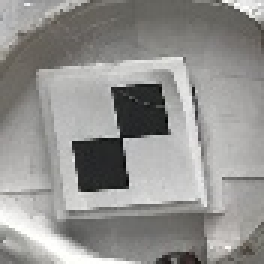
#> input picture crop1.jpg, 88 x 88 px (shown 3 times larger)
$ python detect_circles_clean.py   (Python 2 division)   (older library calls are emulated)
#> lines starting #> are read from the running program, lines starting #| are printed output that depends on the picture
# import the necessary packages
import numpy as np
import argparse
import cv2

# [8 lines of commented-out code are left out]
filename = 'crop1.jpg'
W = 1000.
oriimg = cv2.imread(filename,cv2.CV_LOAD_IMAGE_COLOR)
#> oriimg is the input picture: shape (88, 88, 3); mean B, G, R 144, 146.4, 147.2
height, width, depth = oriimg.shape
#> height = 88; width = 88; depth = 3
imgScale = W/width
#> imgScale = 11.36
newX,newY = oriimg.shape[1]*imgScale, oriimg.shape[0]*imgScale
#> newX = 1000; newY = 1000
image = cv2.resize(oriimg,(int(newX),int(newY)))
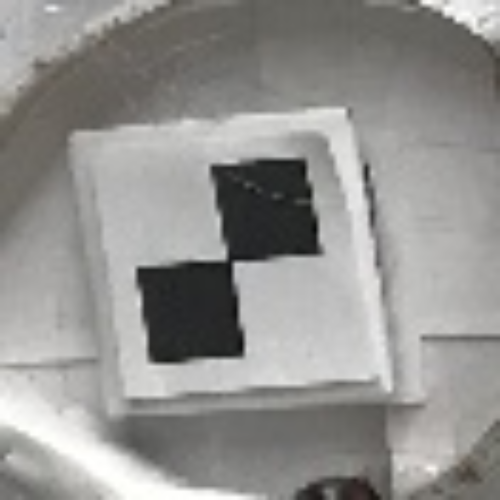
#> image: shape (1000, 1000, 3) (shown at 1/2 size); mean B, G, R 143.9, 146.3, 147


output = image.copy()
gray = cv2.cvtColor(image, cv2.COLOR_BGR2GRAY)

# detect circles in the image
circles = cv2.HoughCircles(gray, cv2.cv.CV_HOUGH_GRADIENT, 1.2, 1) #, param1=128, minRadius=10, maxRadius=50)
#> circles = None

def max(x,y):
   if (x>y):
      return x
   else:
      return y

def sortFunction(r,x,y):
   return max(y-500, 0)**4+ r*r


def circle_helper(image):
   output = image.copy()
   gray = cv2.cvtColor(image, cv2.COLOR_BGR2GRAY)
   # detect circles in the image
   circles = cv2.HoughCircles(gray, cv2.cv.CV_HOUGH_GRADIENT, 1, 1,  minRadius=0, maxRadius=20)
   # ensure at least some circles were found
   if circles is not None:
           # convert the (x, y) coordinates and radius of the circles to integers
           circles = np.round(circles[0, :]).astype("int")
           # loop over the (x, y) coordinates and radius of the circles
           for (x, y, r) in circles:
                   # draw the circle in the output image, then draw a rectangle
                   # corresponding to the center of the circle
                     cv2.putText(output, str(r)+","+str(x)+","+str(y), (x,y),cv2.FONT_HERSHEY_SIMPLEX, .5, (255,0,0),2) #  Scalar(0,0,255,255), 2)
                     cv2.circle(output, (x, y), r, (0, 255, 0), 4)
                     cv2.rectangle(output, (x - 5, y - 5), (x + 5, y + 5), (0, 128, 255), -1)
                     cv2.rectangle(output, (x - r, y - r), (x + r, y + r), (0, 128, 255), 4)
           # show the output image
           cv2.imwrite("detect_circles_img.jpg", image)
           print "wrote image"
           cv2.imshow("output", np.hstack([image, output]))
           print "showing ooutput"
           cv2.waitKey(0)
   else:
      print "no circles detected"


# ensure at least some circles were found
if circles is not None:
	# convert the (x, y) coordinates and radius of the circles to integers
	circles = np.round(circles[0, :]).astype("int")

	# loop over the (x, y) coordinates and radius of the circles
	radiusList = []
        for (x, y, r) in circles:
		# draw the circle in the output image, then draw a rectangle
		# corresponding to the center of the circle
                print "radius: ", r, ", x: ", x,", y:", y

                radiusList.append(sortFunction(r,x,y))
		#cv2.circle(output, (x, y), r, (0, 255, 0), 4)
		#cv2.rectangle(output, (x - 5, y - 5), (x + 5, y + 5), (0, 128, 255), -1)
        radiusList.sort()
        goodCircleList = []
 	for (x, y, r) in circles:
		# draw the circle in the output image, then draw a rectangle
		# corresponding to the center of the circle
                if (sortFunction(r,x,y)<=radiusList[5]):
		  cv2.putText(output, str(r)+","+str(x)+","+str(y), (x,y),cv2.FONT_HERSHEY_SIMPLEX, .5, (255,0,0),2) #  Scalar(0,0,255,255), 2)
                  cv2.circle(output, (x, y), r, (0, 255, 0), 4)
		  cv2.rectangle(output, (x - 5, y - 5), (x + 5, y + 5), (0, 128, 255), -1)
                  cv2.rectangle(output, (x - r, y - r), (x + r, y + r), (0, 128, 255), 4)

                  goodCircleList.append([r,x,y])

        counter=0
        for (r,x,y) in goodCircleList:
            print "r: ", r, ", x: ", x,", y: ",y
            print "crop-dim: ","(",x-r,":",x+r,") (",y-r,":",y+r,")"
            crop1 = image[ y-r:y+r, x-r:x+r]
            cv2.imwrite("crop"+str(counter)+".jpg", crop1)
            counter = counter+1
            circle_helper(crop1)


	# show the output image

        cv2.imwrite("detect_circles_img.jpg", image)
	print "wrote image"
        cv2.imshow("output", np.hstack([image, output]))
	print "showing ooutput"
        cv2.waitKey(0)
else:
   print "no circles detected"

$ run again, with newCircleTest.jpg copied over crop1.jpg
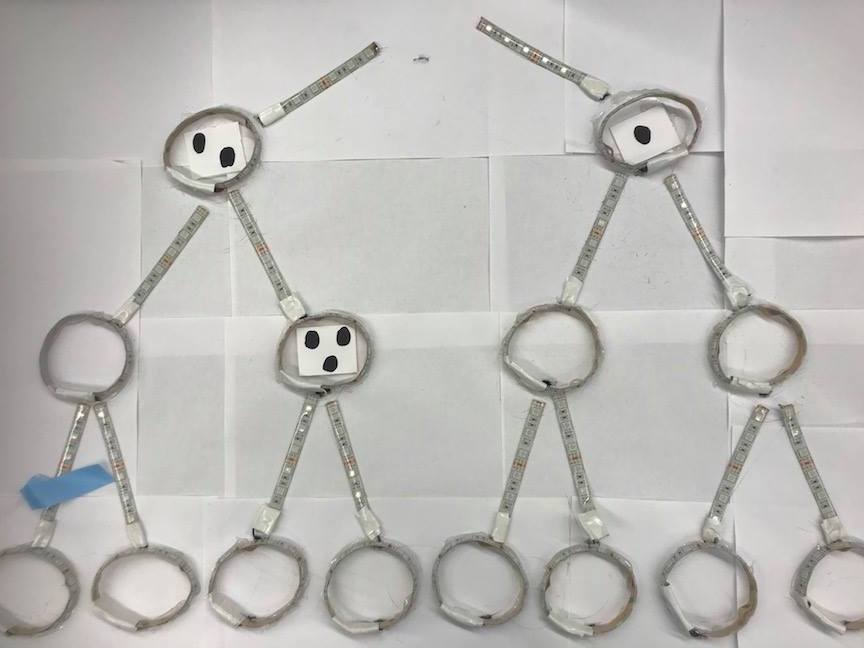
#> input picture newCircleTest.jpg, 864 x 648 px
#> oriimg is the input picture: shape (648, 864, 3); mean B, G, R 183.2, 186, 187.3
#> `circles = cv2.HoughCircles(gray, cv2.cv.CV_HOUGH_GRADIENT, 1.2, 1)`: circles = 764 rows, first 8: [487.8, 444.6, 366.4], [489, 445.8, 361.3], [493.8, 443.4, 357.8], [493.8, 450.6, 369.2], [491.4, 444.6, 363], [486.6, 445.8, 365.5], [551.4, 456.6, 391.7], [486.6, 455.4, 363.1]
#> `circles = np.round(circles[0, :]).astype("int")`: circles = 764 rows, first 8: [488, 445, 366], [489, 446, 361], [494, 443, 358], [494, 451, 369], [491, 445, 363], [487, 446, 366], [551, 457, 392], [487, 455, 363]
#> the loop `for (x, y, r) in circles:` made 764 passes
#> (printed output is left out)
#> after the loop `for (x, y, r) in circles:`: radiusList = 764 values, max 1416471097 at index 743, min 1764 at index 499, mean 157212621.7
#> after the loop `for (x, y, r) in circles:`: goodCircleList = [[42, 370, 411], [43, 369, 410], [42, 387, 417], [42, 880, 398], [43, 874, 409], [43, 646, 406], [43, 387, 409]]
#> the loop `for (r,x,y) in goodCircleList:` made 7 passes
#> after the loop `for (r,x,y) in goodCircleList:`:
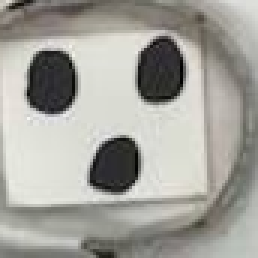
#> crop1: shape (86, 86, 3) (shown 3 times larger); mean B, G, R 155.6, 162.1, 163.1
#> after the loop `for (r,x,y) in goodCircleList:`: counter = 7
#> `cv2.imshow("output", np.hstack([image, output]))`:
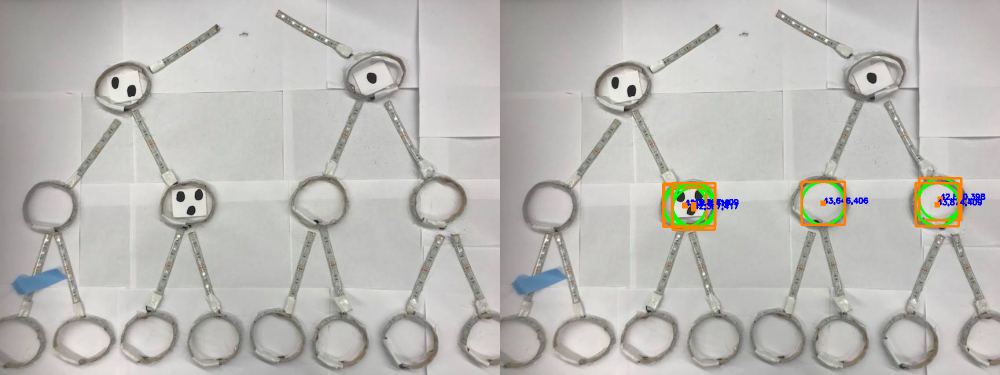
#> window 'output': shape (750, 2000, 3) (shown at 1/2 size); mean B, G, R 182, 185.7, 187
